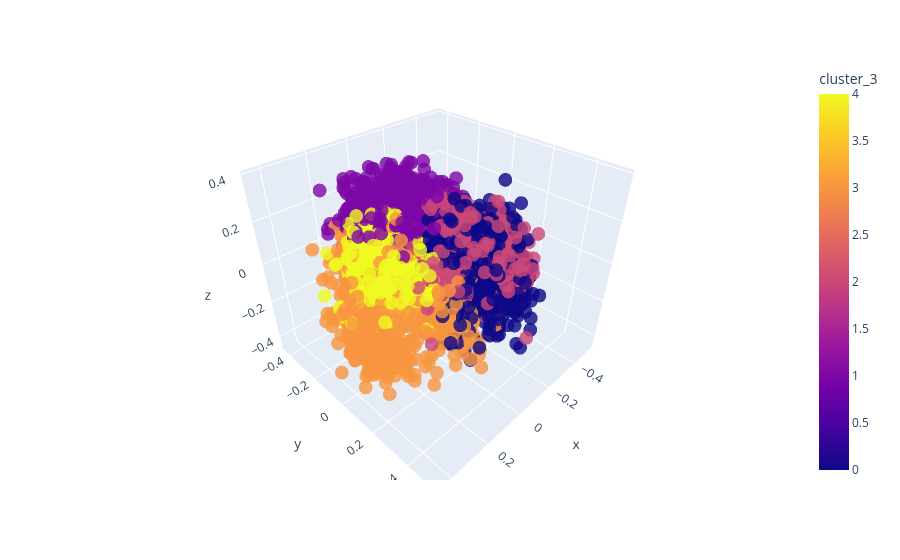

The notebook cell this image was saved under:
### Code cell
fig = px.scatter_3d(
    viz_df,
    x="x",
    y="y",
    z="z",
    color="cluster_3",
    hover_name="title",
    opacity=0.8
)

fig.show()

### Figure 1 — Plotly figure (JSON) as saved in the notebook; plotly's stock layout.template omitted (floating-point values rounded to 4 significant figures; data arrays with more than 128 entries replaced by an {"elided": "..."} marker saying what was removed)
{"data": [{"hovertemplate": "<b>%{hovertext}</b><br><br>x=%{x}<br>y=%{y}<br>z=%{z}<br>cluster_3=%{marker.color}<extra></extra>", "hovertext": {"elided": "3883 str values"}, "legendgroup": "", "marker": {"color": {"elided": "3883 int values"}, "coloraxis": "coloraxis", "opacity": 0.8, "symbol": "circle"}, "mode": "markers", "name": "", "scene": "scene", "showlegend": false, "type": "scatter3d", "x": {"elided": "3883 float values"}, "y": {"elided": "3883 float values"}, "z": {"elided": "3883 float values"}}], "layout": {"coloraxis": {"colorbar": {"title": {"text": "cluster_3"}}, "colorscale": [[0, "#0d0887"], [0.1111, "#46039f"], [0.2222, "#7201a8"], [0.3333, "#9c179e"], [0.4444, "#bd3786"], [0.5556, "#d8576b"], [0.6667, "#ed7953"], [0.7778, "#fb9f3a"], [0.8889, "#fdca26"], [1, "#f0f921"]]}, "legend": {"tracegroupgap": 0}, "margin": {"t": 60}, "scene": {"domain": {"x": [0, 1], "y": [0, 1]}, "xaxis": {"title": {"text": "x"}}, "yaxis": {"title": {"text": "y"}}, "zaxis": {"title": {"text": "z"}}}}}
